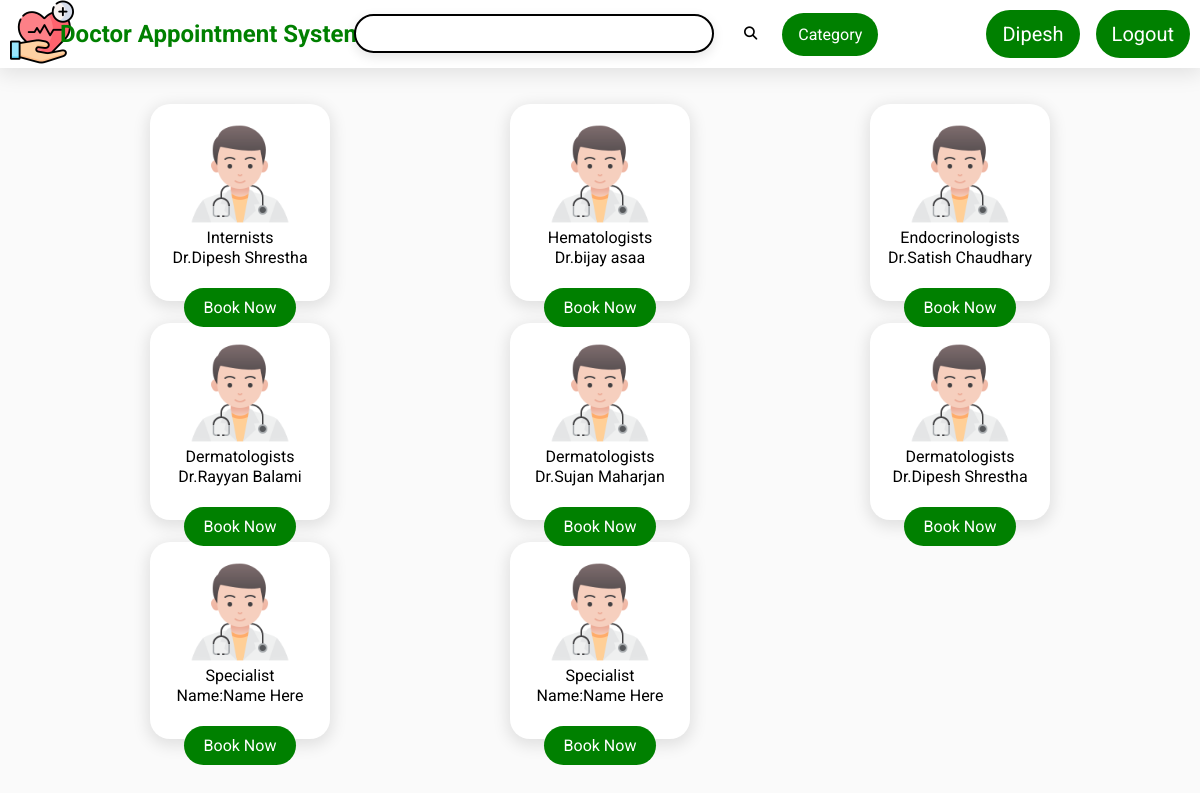
/index.php?success (signed in), run on the app's committed database.
### tables this page shows
CREATE TABLE `doctors` (
  `d_id` int NOT NULL PRIMARY KEY,
  `d_firstname` varchar(255) NOT NULL,
  `d_lastname` varchar(255) NOT NULL,
  `d_username` varchar(255) NOT NULL,
  `d_email` varchar(255) NOT NULL,
  `d_address` varchar(255) NOT NULL,
  `d_phone` bigint NOT NULL,
  `d_password` varchar(255) NOT NULL,
  `d_category` varchar(255) NOT NULL,
  `d_cilinics` varchar(255) NOT NULL,
  `d_clocation` varchar(255) NOT NULL,
  `d_dob` date NOT NULL,
  `d_imagesource` varchar(250) NOT NULL,
  `d_gender` varchar(255) NOT NULL,
  `d_image` varchar(200) NOT NULL,
  `d_experienced` int NOT NULL,
  `d_qualification` varchar(200) NOT NULL
);

### index.php (called while the page is built)
<?php
include "header.php";
include "card.php";
include "footer.php";
?>

### classes/doctor_data.php (called while the page is built, shortened)
<?php
class doctorData extends dbh_connection{
    public function get_Doctor_Data(){
        $query = 'SELECT * FROM doctors';
        $stmt = $this->connect()->prepare($query);
        if(!$stmt->execute([])){
            header('location:../index.php?stmtfailed');
            exit();
        }
        $doctorData = $stmt->fetchAll();
        return $doctorData;
    }
}
$d_data = new doctorData();
?>

### includes/dbh.inc.php (called while the page is built)
<?php
class dbh_connection{
    protected function connect(){
        try{
            $host = 'localhost';
            $username = 'root';
            $password = 'newpassword';
            $dbname = 'Appointment';
            $pdo = new PDO("mysql:host=$host;dbname=$dbname",$username,$password);
            $pdo->setAttribute(PDO::ATTR_ERRMODE, PDO::ERRMODE_EXCEPTION);
            return $pdo;
        }
        catch(PDOException $e){
            die(''.$e->getMessage());
        }
    }
}
?>

### card.php (the view, shortened to what this page needs)
<div class="container">
<?php
$doctors = $d_data->get_Doctor_Data();
 if($doctors){
foreach ($doctors as $key => $doctor){
  $doctor_id = $doctor['d_id'];
     echo '
    <div class="card" id="card-'.($key+1).'">
    <img src="doctorimage/'.$doctor['d_image'].'" alt="">
    <p class="specilaist">'.$doctor['d_category'].'</p>
    <p class="name">Dr.'.($doctor['d_firstname']  . ' '.$doctor['d_lastname']).'</p>
    <a href="Book.php?doctor_id='. $doctor_id.'">Book Now</a>
    </div>
    ';
  }
}
  ?>
  <?php
  for ($i=count($doctors)+1; $i <=8 ; $i++) {
    echo '
      <div class="card" id="card-'. $i.'">
        <img src="images/doctor.png" alt="">
        <p class="specilaist">Specialist</p>
        <p class="name">Name:Name Here</p>
        <a href="Book.php">Book Now</a>
      </div>
  ';
   }
   ?>
</div>

### css/style.css (style rules this page uses)
* { margin: 0; padding: 0; box-sizing: border-box; list-style: none; font-family: "Roboto", serif; }
.container { min-height: 80vh; display: grid; grid-template-columns: repeat(auto-fit,minmax(320px,1fr)); width: 90%; margin: 0 auto; }
.card { text-align: center; height: 90%; width: 50%; margin-top: 10%; margin-left: 25%; box-shadow: 0px 4px 15px 3px rgba(0,0,0,0.1); transition: box-shadow 0.3s ease , transform 0.4s ease; background: white; border-radius: 20px; }
.card > img { height: 100px; margin-top: 20px; }
.card > p { line-height: 20px; }
.card > a { position: relative; top: 30px; padding: 10px 20px; border-radius: 90px; background-color: green; color: #fff; }

### css/nav.css (style rules this page uses)
* { margin: 0; padding: 0; box-sizing: border-box; list-style: none; text-decoration: none; font-family: "Roboto", sans-serif; }
body { background: #fafafa; }
a { text-decoration: none; }

### data on the page
doctors: d_category "Internists", d_firstname "Dipesh", d_lastname "Shrestha"
doctors: d_category "Hematologists", d_firstname "bijay", d_lastname "asaa"
doctors: d_image (picture), d_category "Endocrinologists", d_firstname "Satish", d_lastname "Chaudhary"
doctors: d_image (picture), d_category "Dermatologists", d_firstname "Rayyan", d_lastname "Balami"
doctors: d_image (picture), d_category "Dermatologists", d_firstname "Sujan", d_lastname "Maharjan"
doctors: d_image (picture), d_category "Dermatologists", d_firstname "Dipesh", d_lastname "Shrestha"

### other printed values
$_SESSION['user_firstname'] "Dipesh"
